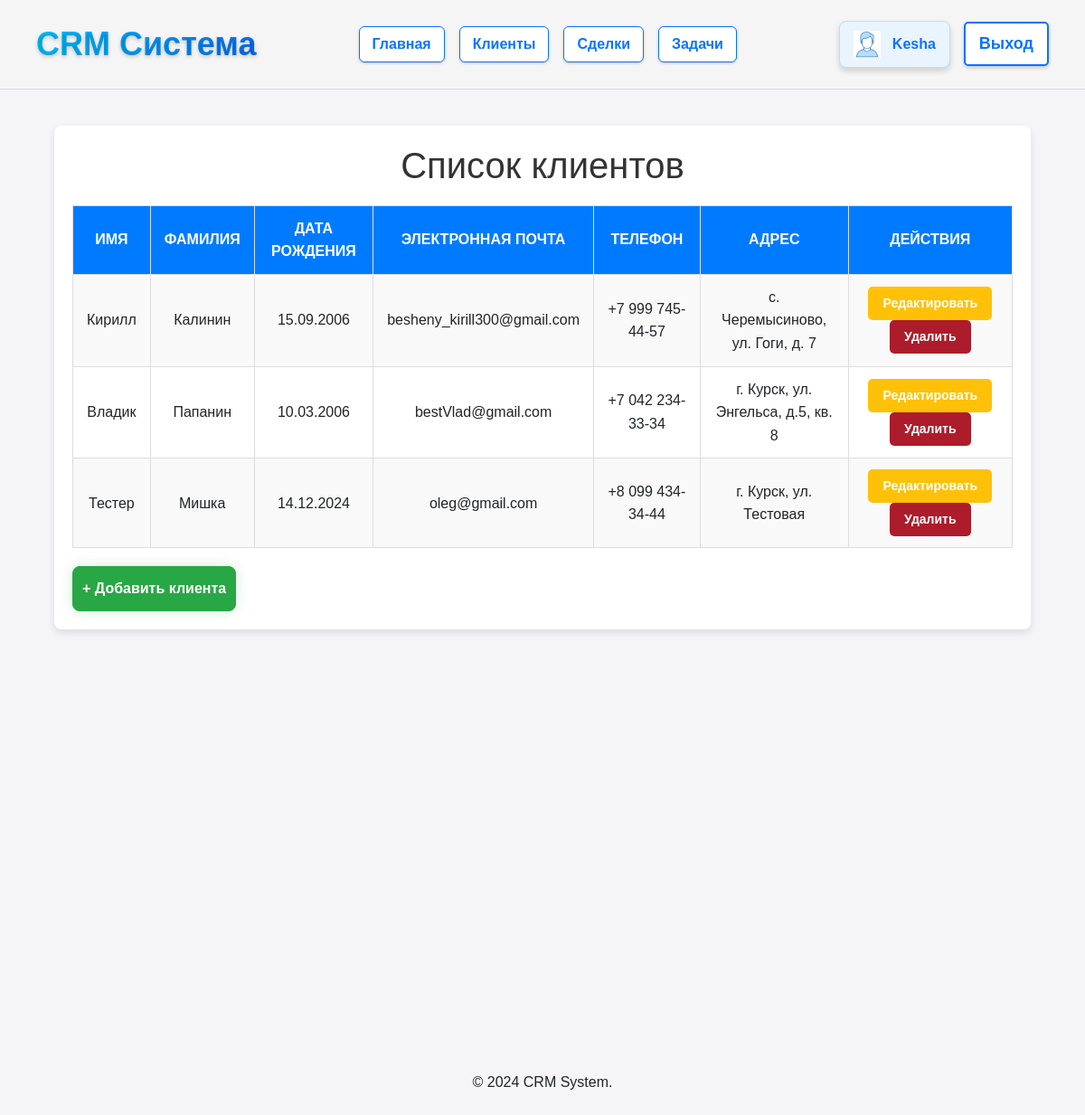
Screenshot of /clients/ (signed in) with the database file from the repository.
### crm/models.py (models this page shows, shortened)
class Client(models.Model):
    name = models.CharField(max_length=255)
    surname = models.CharField(max_length=255, default='неизвестно')
    birth_date = models.DateField(null=True, blank=True)
    email = models.EmailField(unique=True, blank=True, null=True, default="example@example.com")  # Добавлено default
    phone = models.CharField(max_length=15, null=True, blank=True)
    address = models.TextField(null=True, blank=True)

### crm/views.py (the view)
# urls.py: path('clients/', views.client_list, name='client_list'),
def client_list(request):
    clients = Client.objects.all()  # Получение всех клиентов из базы данных
    return render(request, 'crm/client_list.html', {'clients': clients})

### crm/templates/crm/client_list.html (shortened to what this page needs)
{% extends 'crm/base.html' %}
{% block content %}
<!DOCTYPE html>
<html lang="en">
<head>
</head>
<body>
    <div class="container">
        <h1>Список клиентов</h1>
        <a href="{% url 'add_client' %}" class="btn btn-success mt-3">+ Добавить клиента</a>
        <table>
            <thead>
                <tr>
                    <th>Имя</th>
                    <th>Фамилия</th>
                    <th>Дата рождения</th>
                    <th>Электронная почта</th>
                    <th>Телефон</th>
                    <th>Адрес</th>
                    <th>Действия</th>
                </tr>
            </thead>
            <tbody>
                {% for client in clients %}
                <tr>
                    <td>{{ client.name }}</td>
                    <td>{{ client.surname }}</td>
                    <td>{{ client.birth_date|date:"d.m.Y" }}</td>
                    <td>{{ client.email }}</td>
                    <td>{{ client.phone }}</td>
                    <td>{{ client.address }}</td>
                    <td>
                        <a href="{% url 'edit_client' client.id %}" class="btn btn-warning btn-sm">Редактировать</a>
                        <a href="{% url 'delete_client' client.id %}" onclick="return confirm('Вы уверены?');"class="btn btn-danger btn-sm">Удалить</a>
                    </td>
                </tr>
                {% endfor %}
            </tbody>
        </table>
    </div>
</body>
</html>
{% endblock %}

### crm/templates/crm/base.html (shortened to what this page needs)
<!DOCTYPE html>
<html lang="en">
<head>
    {% load static %}
    <link rel="stylesheet" href="https://cdn.jsdelivr.net/npm/bootstrap@4.0.0/dist/css/bootstrap.min.css">
</head>
<body>
        <header>
            <nav style="display: flex; justify-content: space-between; align-items: center; padding: 20px 40px; background-color: #f5f5f5; border-bottom: 1px solid #ddd;">
                <div class="logo">
                    CRM Система
                </div>
                <ul style="list-style: none; display: flex; gap: 16px; margin: 0; padding: 0;">
                    <li>
                        <a href="{% url 'index' %}"
                            style="text-decoration: none; color: #0a73ff; background-color: #fff; font-size: 16px; font-weight: bold; padding: 6px 14px;
                            border: 1.5px solid #0a73ff; border-radius: 6px; box-shadow: 0 1px 3px rgba(0, 0, 0, 0.2);
                            display: inline-block;
                            transition: transform 0.2s ease-in-out, box-shadow 0.2s ease-in-out;"
                            onmouseover="this.style.transform='scale(1.05)'; this.style.boxShadow='0 0 6px rgba(10, 115, 255, 0.6)';"
                            onmouseout="this.style.transform='scale(1)'; this.style.boxShadow='0 1px 3px rgba(0, 0, 0, 0.2)';">
                            Главная
                        </a>
                    </li>
                    <li>
                        <a href="{% url 'client_list' %}"
                            style="text-decoration: none; color: #0a73ff; background-color: #fff; font-size: 16px; font-weight: bold; padding: 6px 14px;
                            border: 1.5px solid #0a73ff; border-radius: 6px; box-shadow: 0 1px 3px rgba(0, 0, 0, 0.2);
                            display: inline-block;
                            transition: transform 0.2s ease-in-out, box-shadow 0.2s ease-in-out;"
                            onmouseover="this.style.transform='scale(1.05)'; this.style.boxShadow='0 0 6px rgba(10, 115, 255, 0.6)';"
                            onmouseout="this.style.transform='scale(1)'; this.style.boxShadow='0 1px 3px rgba(0, 0, 0, 0.2)';">
                            Клиенты
                        </a>
                    </li>
                    <li>
                        <a href="{% url 'deals' %}"
                            style="text-decoration: none; color: #0a73ff; background-color: #fff; font-size: 16px; font-weight: bold; padding: 6px 14px;
                            border: 1.5px solid #0a73ff; border-radius: 6px; box-shadow: 0 1px 3px rgba(0, 0, 0, 0.2);
                            display: inline-block;
                            transition: transform 0.2s ease-in-out, box-shadow 0.2s ease-in-out;"
                            onmouseover="this.style.transform='scale(1.05)'; this.style.boxShadow='0 0 6px rgba(10, 115, 255, 0.6)';"
                            onmouseout="this.style.transform='scale(1)'; this.style.boxShadow='0 1px 3px rgba(0, 0, 0, 0.2)';">
                            Сделки
                        </a>
                    </li>
                    <li>
                        <a href="{% url 'task' %}"
                            style="text-decoration: none; color: #0a73ff; background-color: #fff; font-size: 16px; font-weight: bold; padding: 6px 14px;
                            border: 1.5px solid #0a73ff; border-radius: 6px; box-shadow: 0 1px 3px rgba(0, 0, 0, 0.2);
                            display: inline-block;
                            transition: transform 0.2s ease-in-out, box-shadow 0.2s ease-in-out;"
                            onmouseover="this.style.transform='scale(1.05)'; this.style.boxShadow='0 0 6px rgba(10, 115, 255, 0.6)';"
                            onmouseout="this.style.transform='scale(1)'; this.style.boxShadow='0 1px 3px rgba(0, 0, 0, 0.2)';">
                            Задачи
                        </a>
                    </li>
                </ul>
            <div style="display: flex; align-items: center; gap: 15px;">
                {% if user.is_authenticated %}
                <span style="display: flex; align-items: center; background-color: #eaf4fe; padding: 10px 15px; border-radius: 8px; font-size: 16px; color: #0a73ff; font-weight: bold; border: 1px solid #b6dfff; box-shadow: 0px 4px 6px rgba(0, 0, 0, 0.15);">
                    <img src="/static/images/user_icon.png" alt="User Icon" style="width: 30px; height: 30px; margin-right: 8px;">
                    <b style="margin-left: 5px;">{{ user.get_username }}</b>
                </span>
                <a href="{% url 'logged_out' %}?next={{ request.path }}"
                    style="text-decoration: none; color: #0a73ff; background-color: #fff; font-size: 18px; font-weight: bold; padding: 8px 15px; border: 2px solid #0a73ff; border-radius: 5px; box-shadow: 0 2px 4px rgba(0, 0, 0, 0.2);
                    transition: transform 0.2s ease-in-out, box-shadow 0.2s ease-in-out;"
                    onmouseover="this.style.transform='scale(1.05)'; this.style.boxShadow='0 0 8px rgba(10, 115, 255, 0.6)';"
                    onmouseout="this.style.transform='scale(1)'; this.style.boxShadow='0 2px 4px rgba(0, 0, 0, 0.2)';">
                    Выход
                </a>
                {% endif %}
            </div>
        </nav>
    </header>
    <main>
        {% block content %}{% endblock %}
    </main>
    <div class="container-fluid mt-5 pb-5"></div>
    <div class="container-fluid mt-5 pb-5"></div>
    <div class="container-fluid mt-5 pb-5"></div>
    <div class="container-fluid mt-5 pb-5"></div>
    <div class="container-fluid mt-5 pb-5"></div>
    <footer bg-success text-light class="text-center py-2">
        <p>© 2024 CRM System.</p>
    </footer>
</body>
</html>

### crm/templates/crm/base.html (style rules this page uses)
body { font-family: Arial, sans-serif; background-color: #f4f4f9; margin: 0; padding: 0; line-height: 1.6; }
.logo { font-size: 36px; font-weight: bold; background: linear-gradient(90deg, #00c6ff, #0072ff); -webkit-background-clip: text; -webkit-text-fill-color: transparent; position: relative; animation: blueGlow 2s infinite alternate; text-shadow: 0 2px 4px rgba(0, 0, 0, 0.2); cursor: pointer; transition: transform 0.3s ease, text-shadow 0.3s ease; }
ul li a { text-decoration: none; color: #333; font-size: 18px; font-weight: 500; position: relative; padding: 10px 15px; border-radius: 8px; transition: all 0.3s ease; }

### crm/templates/crm/client_list.html (style rules this page uses)
body { font-family: Arial, sans-serif; background-color: #f4f4f9; margin: 0; padding: 0; line-height: 1.6; }
.container { max-width: 90%; margin: 40px auto; padding: 20px; background: #fff; border-radius: 8px; box-shadow: 0 4px 8px rgba(0, 0, 0, 0.1); position: relative; overflow: hidden; padding-bottom: 30px; }
h1 { text-align: center; color: #333; margin-bottom: 20px; }
table { width: 100%; border-collapse: collapse; margin-bottom: 60px; border: 1px solid #ddd; }
table th, table td { padding: 12px 15px; border: 1px solid #ddd; box-sizing: border-box; text-align: center; vertical-align: middle; }
table th { background: #007bff; color: #fff; text-transform: uppercase; }
table tr:nth-child(odd) { background-color: #f9f9f9; }
.btn.btn-success.mt-3 { position: absolute; bottom: 20px; left: 20px; padding: 12px 10px; background-color: #28a745; color: #fff; font-size: 16px; font-weight: bold; border-radius: 8px; text-align: center; cursor: pointer; text-decoration: none; box-shadow: 0 0 15px rgba(40, 167, 69, 0.2); transition: all 0.3s ease; display: inline-block; }
.btn.btn-warning.btn-sm, .btn.btn-danger.btn-sm { padding: 8px 16px; border: none; border-radius: 5px; font-weight: bold; cursor: pointer; color: #fff; text-decoration: none; display: inline-block; }
.btn.btn-warning.btn-sm { background-color: #ffc107; }
.btn.btn-danger.btn-sm { background-color: #ad1c2b; }

### rows the page displays
Client: name "Кирилл", surname "Калинин", birth_date "15.09.2006", email "besheny_kirill300@gmail.com", phone "+7 999 745-44-57", address "с. Черемысиново, ул. Гоги, д. 7"
Client: name "Владик", surname "Папанин", birth_date "10.03.2006", email "bestVlad@gmail.com", phone "+7 042 234-33-34", address "г. Курск, ул. Энгельса, д.5, кв. 8"
Client: name "Тестер", surname "Мишка", birth_date "14.12.2024", email "oleg@gmail.com", phone "+8 099 434-34-44", address "г. Курск, ул. Тестовая"

### other values shown
{{ user.get_username }} "Kesha"
